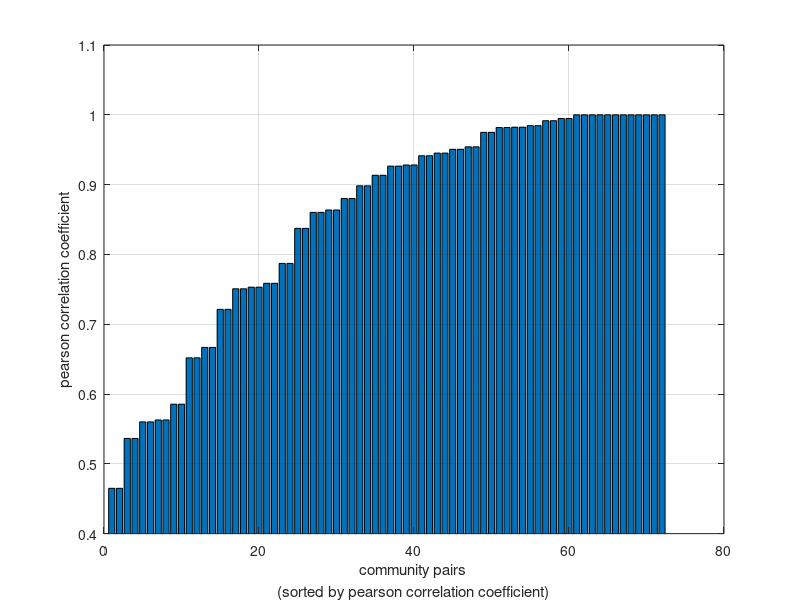
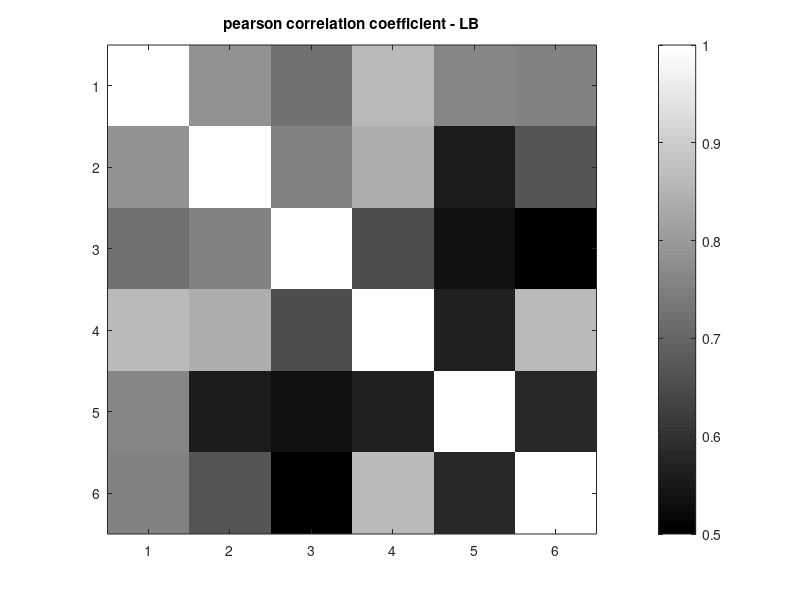
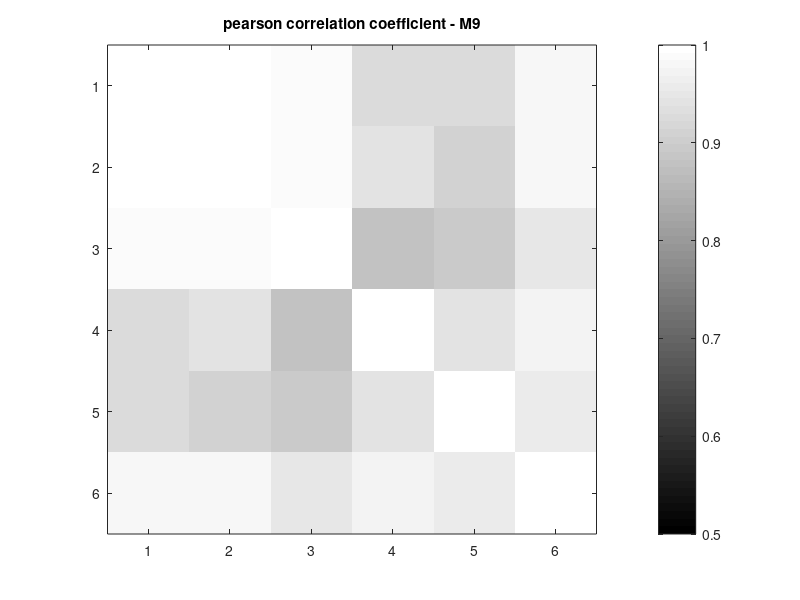

Here is the MATLAB script that generated these plots, in order:
%% Temporal dynamics of synthetic consortia
% this script takes the correlation of assemblies' composition [grown in 
% nutrient poor media (M9) or nutrient rich media (LB)] at day
% 14 and plots a heatmap of the correlation coefficients and a bar plot of 
% the sorted correlation coefficients.
% Plots sup figure 9D-E
% 2021/04/27
%% Load data
load corrM9.mat
load corrLB.mat
%% Barplot of sorted correlation coefficients
pearson = [pearsonLB(:); pearsonM9(:)];
[y, pearsonInx] = sort(pearson);
colorBi = pearsonInx;
colorBi(pearsonInx>36) = 2 ;
colorBi(pearsonInx<=36) = 1 ;
figure;
b = bar(y);
set(gca,'ylim',[0.4 1.1])
grid on; box on;
ylabel('pearson correlation coefficient')
xlabel({'community pairs' '(sorted by pearson correlation coefficient)'})
set(gcf,'position',[440,526,744,272])
%% Heatmap of correlation coefficient separated by media 
figure;
imagesc(pearsonLB,[0.5 1]); colormap(gray);
xtickangle(90);
axis square;
title('pearson correlation coefficient - LB');
colorbar
figure;
imagesc(pearsonM9,[0.5 1]); colormap(gray);
xtickangle(90);
axis square;
title('pearson correlation coefficient - M9');
colorbar